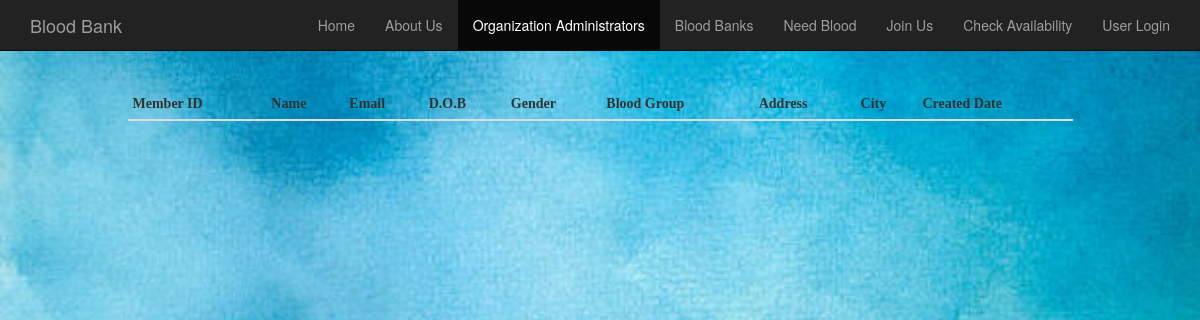
/users/member.php, run on an earlier commit of the app's database.
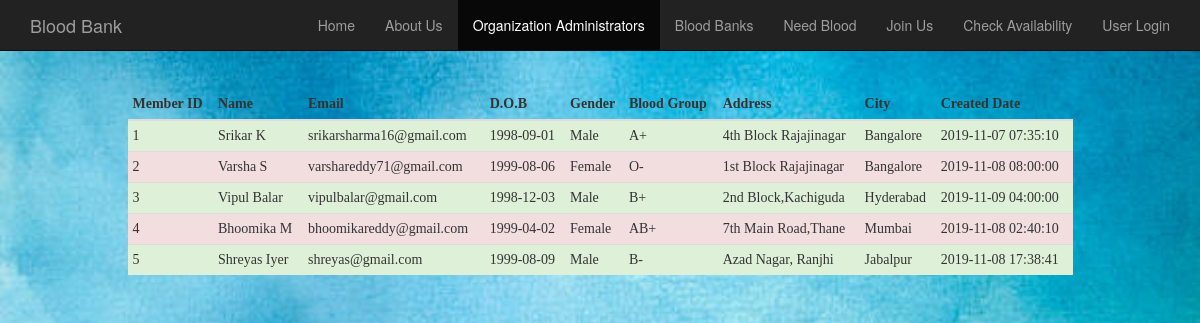
And on a later commit of the database.
### tables this page shows
CREATE TABLE IF NOT EXISTS `member_admin` (
  `id` int(11) NOT NULL,
  `first_name` varchar(255) NOT NULL,
  `last_name` varchar(255) NOT NULL,
  `email` varchar(255) NOT NULL,
  `DOB` date NOT NULL,
  `gender` varchar(255) NOT NULL,
  `b_type` varchar(255) NOT NULL,
  `address` varchar(255) NOT NULL,
  `city` varchar(255) NOT NULL,
  `created_date` datetime NOT NULL DEFAULT CURRENT_TIMESTAMP,
  PRIMARY KEY (`id`)
);

### users/member.php (called while the page is built, shortened)
<?php
$i=0;
require_once 'php/DBConnect.php';
$db = new DBConnect();
$users = $db->getOrganisationmember();
$title="Organization Members";$setMemberActive="active";$bg_background="bg-success";
include 'layout/_header.php';
include 'layout/navbar.php';
?>
<?php include 'layout/_member_layout.php'; ?>

### users/php/DBConnect.php (called while the page is built, shortened)
<?php
class DBConnect {
    private $db = NULL;
    public function __construct() {
        $dsn = 'mysql:dbname=' . self::DB_NAME . ';host=' . self::DB_SERVER;
        try {
            $this->db = new PDO($dsn, self::DB_USER, self::DB_PASSWORD);
        } catch (PDOException $e) {
            throw new Exception('Connection failed: ' .
            $e->getMessage());
        }
        return $this->db;
    }
    public function getOrganisationmember(){
        $stmt = $this->db->prepare("SELECT * FROM member_admin");
        $stmt->execute();
        return $stmt->fetchAll();
    }
}

### users/layout/_member_layout.php (the view)
<div class="container">
    <div class="row">
        <div class="col-md-1"></div>
        <div class="col-md-10">
            <?php if(isset($users)): $i++;?>
            <table class="table table-condensed">
                <thead>
                <th>Member ID</th>
                <th>Name</th>
                <th>Email</th>
                <th>D.O.B</th>
                <th>Gender</th>
                <th>Blood Group</th>
                <th>Address</th>
                <th>City</th>
                <th>Created Date</th>
                </thead>
                <?php foreach($users as $u): $i++;?>
                <tr class="<?php if($i%2==0){echo $bg_background;}else{echo 'bg-danger';} ?>">
                    <td><?= $u['id']; ?></td>
                    <td><?= $u['first_name']." ".$u['last_name']; ?></td>
                    <td><?= $u['email']; ?></td>
                    <td><?= $u['DOB']; ?></td>
                    <td><?= $u['gender']; ?></td>
                    <td><?= $u['b_type']; ?></td>
                    <td><?= wordwrap($u['address'], 26, '<br>'); ?></td>
                    <td><?= $u['city']; ?></td>
                    <td><?= $u['created_date']; ?></td>
                </tr>
                <?php endforeach; ?>
            </table>
            <?php endif; ?>
        </div>
        <div class="col-md-1"></div>
    </div>
</div>

What changed in the data, as far as the page shows it:
added member_admin: id "1", first_name "Srikar", last_name "K", email "srikarsharma16@gmail.com", DOB "1998-09-01", gender "Male", b_type "A+", address "4th Block Rajajinagar", city "Bangalore", created_date "2019-11-07 07:35:10"
added member_admin: id "2", first_name "Varsha", last_name "S", email "varshareddy71@gmail.com", DOB "1999-08-06", gender "Female", b_type "O-", address "1st Block Rajajinagar", city "Bangalore", created_date "2019-11-08 08:00:00"
added member_admin: id "3", first_name "Vipul", last_name "Balar", email "vipulbalar@gmail.com", DOB "1998-12-03", gender "Male", b_type "B+", address "2nd Block,Kachiguda", city "Hyderabad", created_date "2019-11-09 04:00:00"
added member_admin: id "4", first_name "Bhoomika", last_name "M", email "bhoomikareddy@gmail.com", DOB "1999-04-02", gender "Female", b_type "AB+", address "7th Main Road,Thane", city "Mumbai", created_date "2019-11-08 02:40:10"
added member_admin: id "5", first_name "Shreyas", last_name "Iyer", email "shreyas@gmail.com", DOB "1999-08-09", gender "Male", b_type "B-", address "Azad Nagar, Ranjhi", city "Jabalpur", created_date "2019-11-08 17:38:41"
